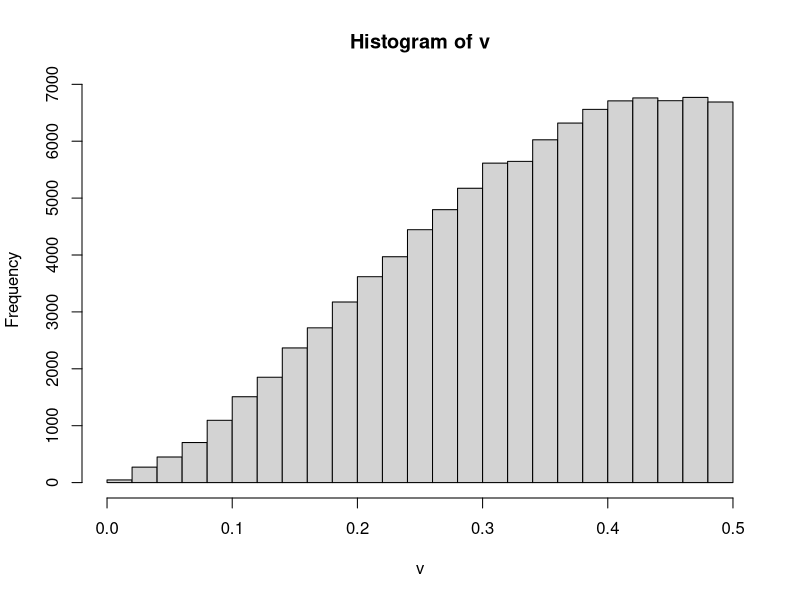
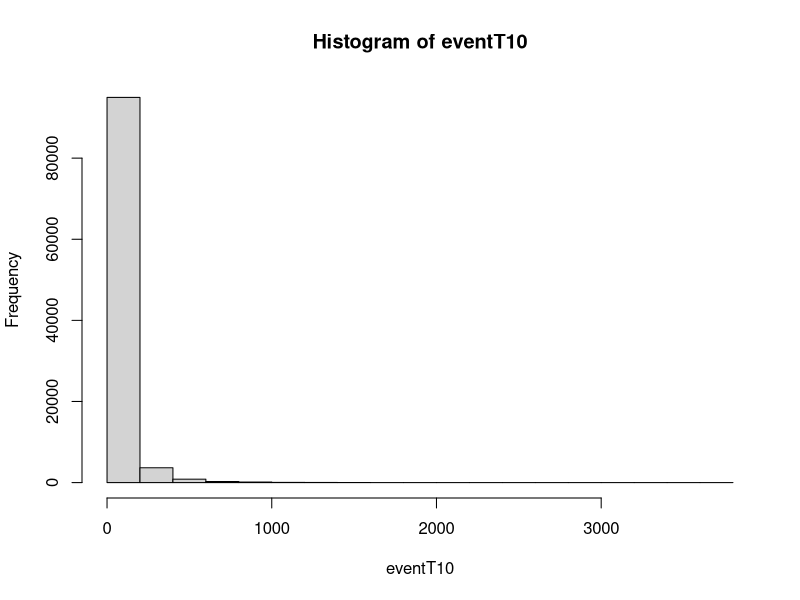
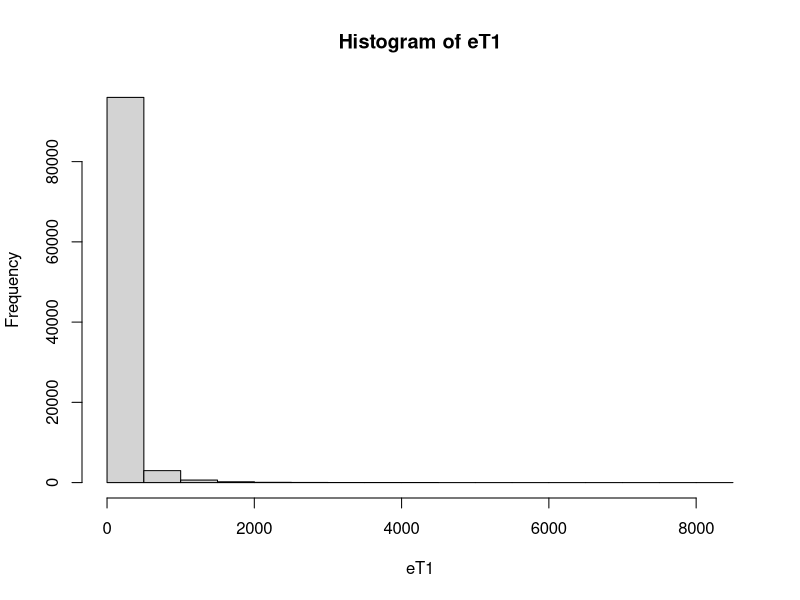
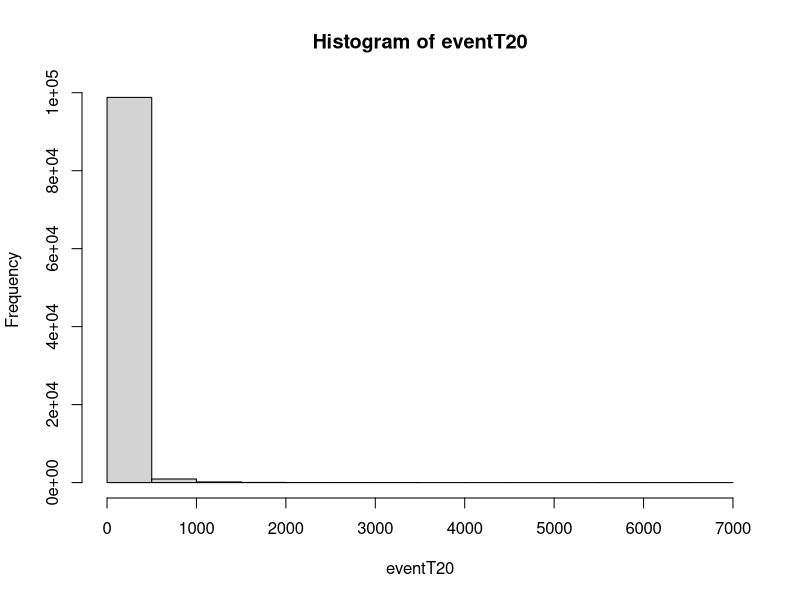
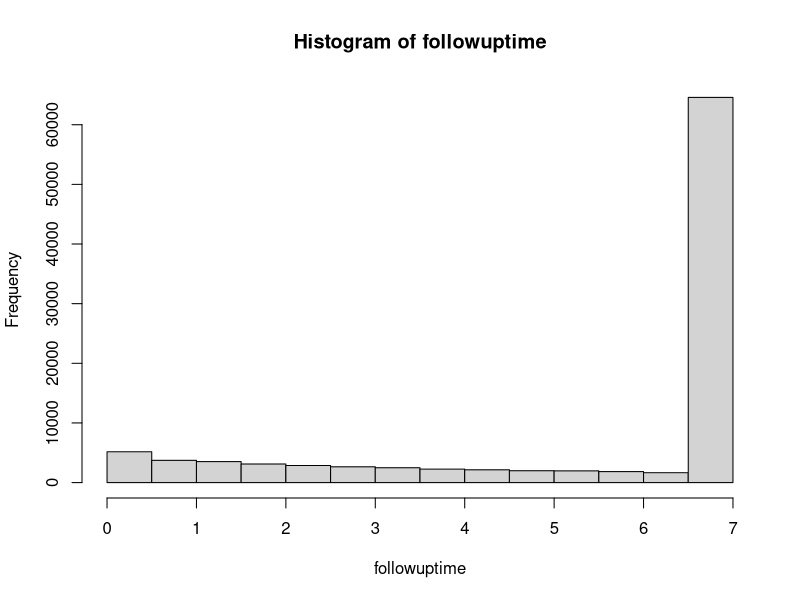
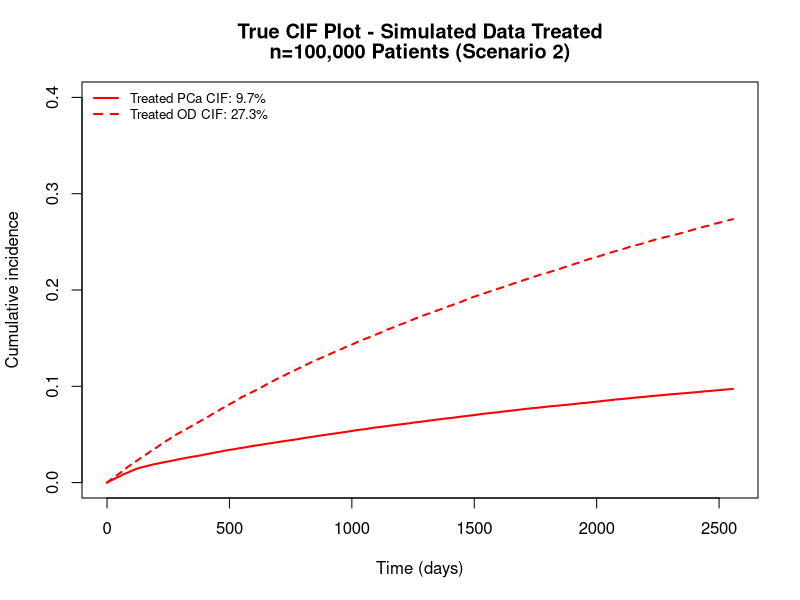

These figures' R source, in order:
# Load required libraries
library(survival)

# Seed
set.seed(95501225)


# Number of patients
n <- 100000

# Confounder (L as our measured confounder)
L <- rnorm(n, mean = 0, sd = 1)

# Treatment initiation times using a Weibull distribution
lambda <- 2.5  # Shape parameter for Weibull distribution
scale_param <- 0.585 * exp(0.2 * L)
W_star_weibull <- rweibull(n, shape = lambda, scale = scale_param)

summary(W_star_weibull)

##THE ABOVE CODE RETURNS TIMES LESS THAN 0.5 FOR ROUGHLY 51% OF THE PATIENTS

# Identify patients whose Weibull-generated treatment times are beyond 0.5
g <- 0.5
late_treated_indices <- which(W_star_weibull > g)
num_late <- length(late_treated_indices)

num_7<-round(0.178 * length(late_treated_indices))
sampled_indices <- sample(late_treated_indices, num_7)
W_star_weibull[sampled_indices] <- 7 + runif(num_7, min = 0, max = 3)  # Adding a random time beyond 7 years for variation

# Function to generate valid treatment initiation times 
for (i in 1:n) {
  while (TRUE) {
    time <- rweibull(1, shape = lambda, scale = scale_param[i])
    if (time <= g) {
      W_star_weibull[i] <- time
      break
    }
  }
}

# Generate treatment initiation times

W_star <- W_star_weibull

# Sample treatment initiation times randomly
v <- sample(W_star, n, replace = TRUE)

# Determine treatment status at any time t
A<-ifelse(v<=g, 1, 0)
table(A) ##all patients were treated
hist(v) ##treatment was within 6 months


##Time to events
#Event 1: PCa Death
lambda1<-0.030; betaA1 <- -0.78; betaL <- 0.95
#pre-treatment
eventT10<-rexp(n, rate = lambda1 * exp(betaL*L))
hist(eventT10)
#post-treatment
newT1<-rexp(n, rate = lambda1 * exp(betaL*L + betaA1))
#event time 1
eT1<-ifelse(eventT10<v, eventT10, (newT1+v))
hist(eT1)

##Event 2 (not dependent on A_t)
lambda2<-0.037; betaL2 <- 1.15
eventT20<-rexp(n, rate = lambda2 * exp(betaL2*L))
hist(eventT20)

eT2<-eventT20

# survival time
followuptime <- pmin(eT1, eT2,7)
hist(followuptime)

# Generate event indicator (1: prostate cancer death, 2: other death, 0: censored)
death <- ifelse(eT1 == followuptime, 1, ifelse(eT2 == followuptime, 2,0))
table(death)

# Create a data frame
Simdata1 <- data.frame(Patientid = 1:n,
                       L=L,
                       A=A,
                       Treatment_time=v,
                       Followuptime=followuptime,
                       Death=death,
                       Vital_status = ifelse(death==0, 0, 1)
)

head(Simdata1)

##Let's convert followuptime and treatment_time to days 
Simdata1$Followuptime<-round(Simdata1$Followuptime*365.25, digits = 2)
Simdata1$Treatment_time<-round(Simdata1$Treatment_time*365.25, 2)

##Overall survival at 7 years
km1 <- survfit(Surv(Followuptime, Vital_status) ~ 1, data = Simdata1)
summary(km1, times=2556)

##CIFs at 7 years
cif1 <- survfit(Surv(Followuptime, as.factor(Death)) ~ 1, data = Simdata1)
summary(cif1, times=2556)

plot(cif1,ylim=c(0,0.40),xlab="Time (days)",ylab="Cumulative incidence", 
     col=c("red","red"),lwd=2,lty=c(1,2),conf.int=F,
     main=c(paste("True CIF Plot - Simulated Data Treated"), paste("n=100,000 Patients (Scenario 2)")))
legend(x="topleft",c("Treated PCa CIF: 9.7%", "Treated OD CIF: 27.3%"),
       col=c("red", "red"),lwd=2,lty=c(1,2),bty="n", c=0.8)